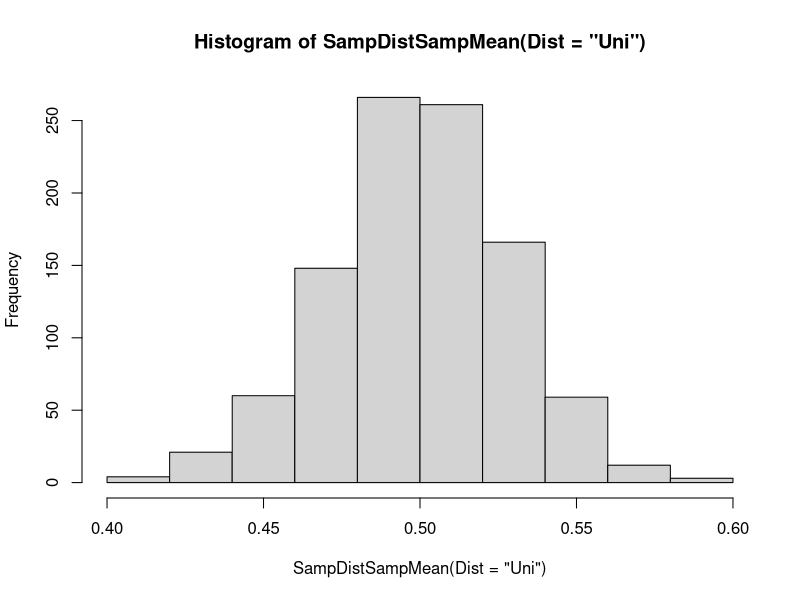

R code for this plot:

SampDistSampMean = function(n = 100, simulations = 1000, Dist = "Norm", mean = 0, sd = 1)
{
  xbar_holder = numeric(simulations)
  TheSample = numeric(n)
  
  for(i in 1:simulations)     # for loop to make "simulation" number of xbars
  {
    if(Dist == "Norm") TheSample = rnorm(n,mean,sd)
    if(Dist == "Uni")  TheSample = runif(n)
    if(Dist == "Exp") TheSample = rexp(n)
    
    sampMean = mean(TheSample)  
    
    xbar_holder[i] = sampMean
    
  }
  return(xbar_holder)   # we want to return the "simulation" number of xbars. 
}

hist(SampDistSampMean(Dist = "Uni"))
